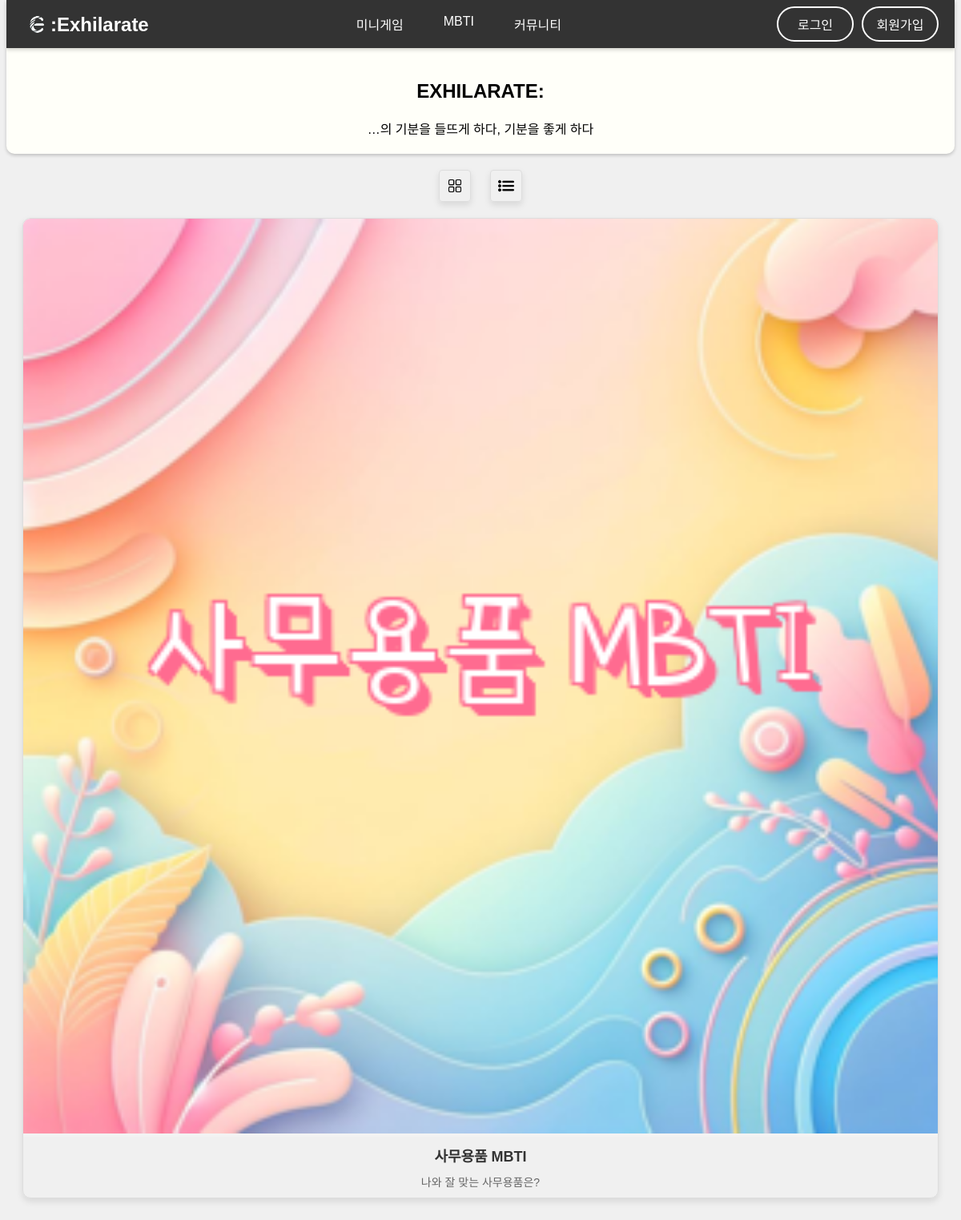
The app's page /mbti with its own data.
### tables this page shows
CREATE TABLE mbti_info (
    id INTEGER PRIMARY KEY AUTOINCREMENT,
    url TEXT NOT NULL,
    image TEXT NOT NULL,
    name TEXT NOT NULL,
    color TEXT NOT NULL,
    description TEXT NOT NULL
);

### app.py (the view)
@app.route('/mbti')
def mbti_list():
    db = get_db()
    mbtis = db.execute("SELECT id, name, image, url, color, description FROM mbti_info").fetchall()
    Phrase = 'EXHILARATE:'
    return render_template('mbti/list.html', mbtis=mbtis, game_name=Phrase, game_description=' …의 기분을 들뜨게 하다, 기분을 좋게 하다')

### app.py (called while the page is built)
def get_db():
    if 'db' not in g:
        g.db = sqlite3.connect(DATABASE_FILE)
        g.db.row_factory = sqlite3.Row
    return g.db

@app.context_processor
def inject_menus():
    db = get_db()
    all_menus = db.execute("SELECT id, name, url, menu, description FROM menu_info ORDER BY id ASC").fetchall()
    mbti_menus = db.execute("SELECT id, name, url, image, color, description FROM mbti_info ORDER BY id ASC").fetchall()
    games = [item for item in all_menus if item['menu'] == 'game']
    communities = [item for item in all_menus if item['menu'] == 'community']
    mbtis = mbti_menus
    return {'games': games, 'communities': communities, 'mbtis': mbtis}

### templates/mbti/list.html (shortened to what this page needs)
{% extends 'base.html' %}
{% block content %}
<div class="minimbtis-container">
    <link rel="stylesheet" type="text/css" href="{{ url_for('static', filename='css/mbti/list.css') }}">
    <div class="mbti-buttons">
        <button id="box-view" data-tooltip="박스">
            <img src="{{ url_for('static', filename='images/icons/grid.png') }}">
        </button>
        <button id="list-view" data-tooltip="리스트">
            <img src="{{ url_for('static', filename='images/icons/list.png') }}">
        </button>
    </div>
    <div class="mbtis">
        {% for mbti in mbtis %}
        <div class="mbti">
            <a href="/mbti/{{ mbti.url }}">
                <div class="mbti-image">
                    <img src="{{ url_for('static', filename=mbti.image) }}" alt="{{ mbti.name }} 사진">
                </div>
                <div class="mbti-name">{{ mbti.name }}</div>
                <div class="mbti-description">{{ mbti.description }}</div>
            </a>
        </div>
        {% endfor %}
    </div>
</div>
{% endblock %}

### static/css/base.css (style rules this page uses)
body { font-family: 'Noto Sans KR', sans-serif; background-color: #f0f0f0; color: #333; text-align: center; margin-top: 60px; }
button { border: none; color: white; padding: 15px 32px; text-align: center; text-decoration: none; display: inline-block; font-size: 16px; margin: 4px 2px; cursor: pointer; border-radius: 4px; transition: background-color 0.3s; }

### static/css/mbti/list.css (style rules this page uses)
.minimbtis-container { max-width: 1200px; margin: 0 auto; padding: 20px; }
.mbti-buttons { text-align: center; margin-bottom: 20px; }
.mbti-buttons button { background: none; border: 1px solid #ddd; border-radius: 4px; box-shadow: 0 4px 8px rgba(0, 0, 0, 0.1); width: 40px; height: 40px; padding: 5px; display: inline-flex; align-items: center; justify-content: center; margin: 0 10px; cursor: pointer; transition: all 0.3s ease; }
.mbti-buttons button img { width: 20px; height: auto; position: relative; }
.mbtis { display: grid; grid-template-columns: repeat(auto-fit, minmax(250px, 1fr)); gap: 20px; }
.mbti { border: 1px solid #ddd; border-radius: 10px; overflow: hidden; box-shadow: 0 4px 8px rgba(0, 0, 0, 0.1); transition: transform 0.3s ease-in-out; }
.mbti a { text-decoration: none; color: inherit; }
.mbti-image { width: 100%; height: auto; background-color: #f3f3f3; }
.mbti-image img { width: 100%; max-width: 100%; max-height: 100%; object-fit: center; object-position: center; }
.mbti-name { padding: 10px; font-size: 18px; font-weight: bold; color: #333; text-align: center; }
.mbti-description { padding: 0 10px 10px; font-size: 14px; color: #666; text-align: center; }

### records on screen
mbti_info: image (picture), name "사무용품 MBTI", description "나와 잘 맞는 사무용품은?"

### other values on screen
{{ game_name }} "EXHILARATE:"
{{ game_description }} "…의 기분을 들뜨게 하다, 기분을 좋게 하다"
